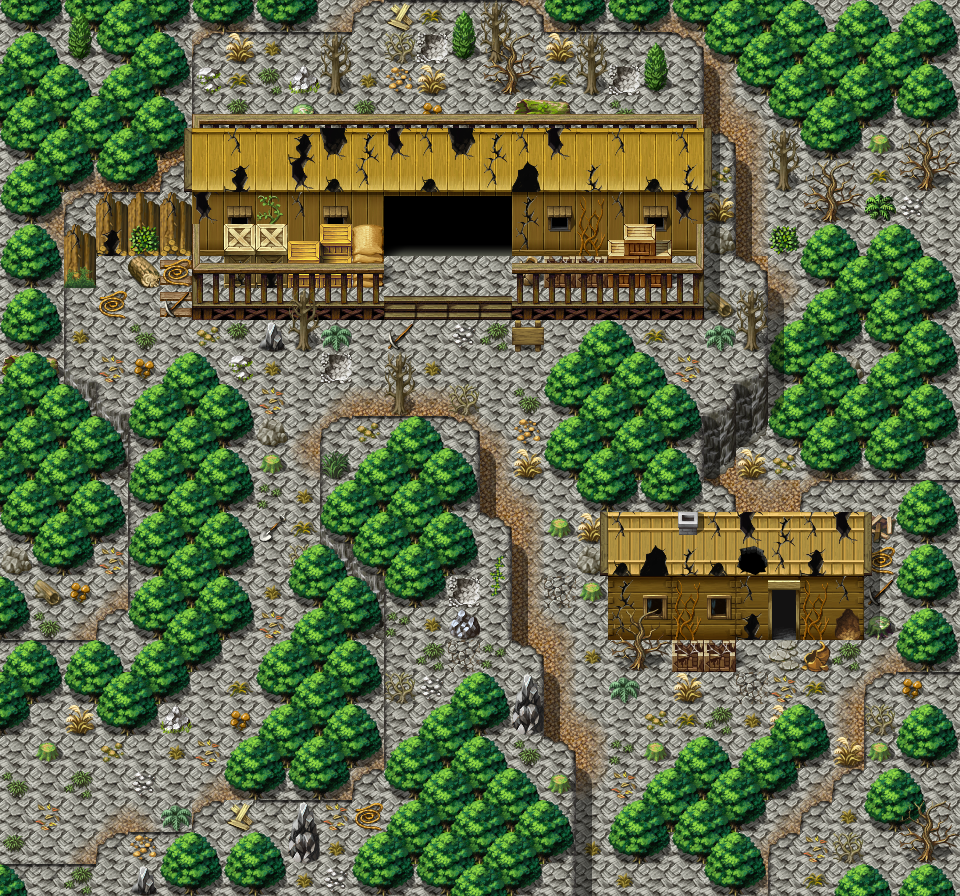

Below is a game level as drawn by its tile map, then a one-line description and the .tmx that defines it (tile-layer data replaced by summaries):
An orthogonal 30x28 tile map with 32x32 px tiles, 3 tile layers (Ground, Objects, Above), 1 hidden layer not drawn, 23 tilesets and 18 objects (13x spawn, 4x mapchange, sign).

<map version="1.0" orientation="orthogonal" width="30" height="28" tilewidth="32" tileheight="32">
    <properties>
        <property name="outdoors" value="1" />
    </properties>
    <tileset firstgid="1" name="map_3" tilewidth="32" tileheight="32">
        <image source="../drawable/map_3.png" width="256" height="256" />
    </tileset>
    <tileset firstgid="65" name="map_4" tilewidth="32" tileheight="32">
        <image source="../drawable/map_4.png" width="256" height="256" />
    </tileset>
    <tileset firstgid="129" name="map_0" tilewidth="32" tileheight="32">
        <image source="../drawable/map_0.png" width="256" height="256" />
    </tileset>
    <tileset firstgid="193" name="map_47" tilewidth="32" tileheight="32">
        <image source="../drawable/map_47.png" width="256" height="256" />
    </tileset>
    <tileset firstgid="257" name="map_38" tilewidth="32" tileheight="32">
        <image source="../drawable/map_38.png" width="256" height="256" />
    </tileset>
    <tileset firstgid="321" name="map_7" tilewidth="32" tileheight="32">
        <image source="../drawable/map_7.png" width="256" height="256" />
    </tileset>
    <tileset firstgid="385" name="map_10" tilewidth="32" tileheight="32">
        <image source="../drawable/map_10.png" width="256" height="256" />
    </tileset>
    <tileset firstgid="449" name="map_37" tilewidth="32" tileheight="32">
        <image source="../drawable/map_37.png" width="256" height="256" />
    </tileset>
    <tileset firstgid="513" name="map_27" tilewidth="32" tileheight="32">
        <image source="../drawable/map_27.png" width="256" height="256" />
    </tileset>
    <tileset firstgid="577" name="map_19" tilewidth="32" tileheight="32">
        <image source="../drawable/map_19.png" width="256" height="256" />
    </tileset>
    <tileset firstgid="641" name="map_8" tilewidth="32" tileheight="32">
        <image source="../drawable/map_8.png" width="256" height="256" />
    </tileset>
    <tileset firstgid="705" name="map_16" tilewidth="32" tileheight="32">
        <image source="../drawable/map_16.png" width="256" height="256" />
    </tileset>
    <tileset firstgid="769" name="map_6" tilewidth="32" tileheight="32">
        <image source="../drawable/map_6.png" width="256" height="256" />
    </tileset>
    <tileset firstgid="833" name="map_17" tilewidth="32" tileheight="32">
        <image source="../drawable/map_17.png" width="256" height="256" />
    </tileset>
    <tileset firstgid="897" name="map_1" tilewidth="32" tileheight="32">
        <image source="../drawable/map_1.png" width="256" height="256" />
    </tileset>
    <tileset firstgid="961" name="map_5" tilewidth="32" tileheight="32">
        <image source="../drawable/map_5.png" width="256" height="256" />
    </tileset>
    <tileset firstgid="1025" name="map_9" tilewidth="32" tileheight="32">
        <image source="../drawable/map_9.png" width="256" height="256" />
    </tileset>
    <tileset firstgid="1089" name="map_2" tilewidth="32" tileheight="32">
        <image source="../drawable/map_2.png" width="256" height="256" />
    </tileset>
    <tileset firstgid="1153" name="map_11" tilewidth="32" tileheight="32">
        <image source="../drawable/map_11.png" width="256" height="256" />
    </tileset>
    <tileset firstgid="1217" name="map_21" tilewidth="32" tileheight="32">
        <image source="../drawable/map_21.png" width="256" height="256" />
    </tileset>
    <tileset firstgid="1281" name="map_18" tilewidth="32" tileheight="32">
        <image source="../drawable/map_18.png" width="256" height="256" />
    </tileset>
    <tileset firstgid="1345" name="map_26" tilewidth="32" tileheight="32">
        <image source="../drawable/map_26.png" width="256" height="256" />
    </tileset>
    <tileset firstgid="1409" name="map_25" tilewidth="32" tileheight="32">
        <image source="../drawable/map_25.png" width="256" height="256" />
    </tileset>
    <layer name="Ground" width="30" height="28">
        <data>[840 cells, 840 non-empty, 26 distinct tile ids]</data>
    </layer>
    <layer name="Objects" width="30" height="28">
        <data>[840 cells, 717 non-empty, 110 distinct tile ids]</data>
    </layer>
    <layer name="Above" width="30" height="28">
        <data>[840 cells, 150 non-empty, 34 distinct tile ids]</data>
    </layer>
    <layer name="Walkable" width="30" height="28" visible="0">
        <data>[840 cells, 682 non-empty, 1 distinct tile ids]</data>
    </layer>
    <objectgroup name="Mapevents">
        <object name="minerhouse4" type="mapchange" x="384" y="224" width="128" height="32">
            <properties>
                <property name="map" value="minerhouse4" />
                <property name="place" value="south" />
            </properties>
        </object>
        <object name="minerhouse5" type="mapchange" x="768" y="608" width="32" height="32">
            <properties>
                <property name="map" value="minerhouse5" />
                <property name="place" value="south" />
            </properties>
        </object>
        <object name="west" type="mapchange" x="0" y="736" width="32" height="128">
            <properties>
                <property name="map" value="waytolostmine1" />
                <property name="place" value="east" />
            </properties>
        </object>
        <object name="south" type="mapchange" x="576" y="864" width="128" height="32">
            <properties>
                <property name="map" value="waytolostmine3" />
                <property name="place" value="north" />
            </properties>
        </object>
        <object name="sign_wlostmine2" type="sign" x="512" y="320" width="32" height="32" />
    </objectgroup>
    <objectgroup name="Spawn" visible="0">
        <object name="charwdg1" type="spawn" x="64" y="672" width="224" height="192">
            <properties>
                <property name="quantity" value="3" />
                <property name="spawngroup" value="charwdg1" />
            </properties>
        </object>
        <object name="charwdg1_1" type="spawn" x="224" y="448" width="96" height="192">
            <properties>
                <property name="quantity" value="2" />
                <property name="spawngroup" value="charwdg1" />
            </properties>
        </object>
        <object name="charwdg2" type="spawn" x="288" y="416" width="32" height="32">
            <properties>
                <property name="spawngroup" value="charwdg2" />
            </properties>
        </object>
        <object name="charwdg2_1" type="spawn" x="96" y="256" width="128" height="160">
            <properties>
                <property name="quantity" value="2" />
                <property name="spawngroup" value="charwdg2" />
            </properties>
        </object>
        <object name="charwdg2_2" type="spawn" x="224" y="320" width="352" height="96">
            <properties>
                <property name="quantity" value="3" />
                <property name="spawngroup" value="charwdg2" />
            </properties>
        </object>
        <object name="charwdg3" type="spawn" x="480" y="448" width="32" height="32">
            <properties>
                <property name="spawngroup" value="charwdg3" />
            </properties>
        </object>
        <object name="mazarth1" type="spawn" x="480" y="480" width="128" height="160">
            <properties>
                <property name="quantity" value="2" />
                <property name="spawngroup" value="mazarth1" />
            </properties>
        </object>
        </objectgroup>
    <objectgroup name="Keys" />
</map>
<!-- 6 of 18 objects omitted -->
